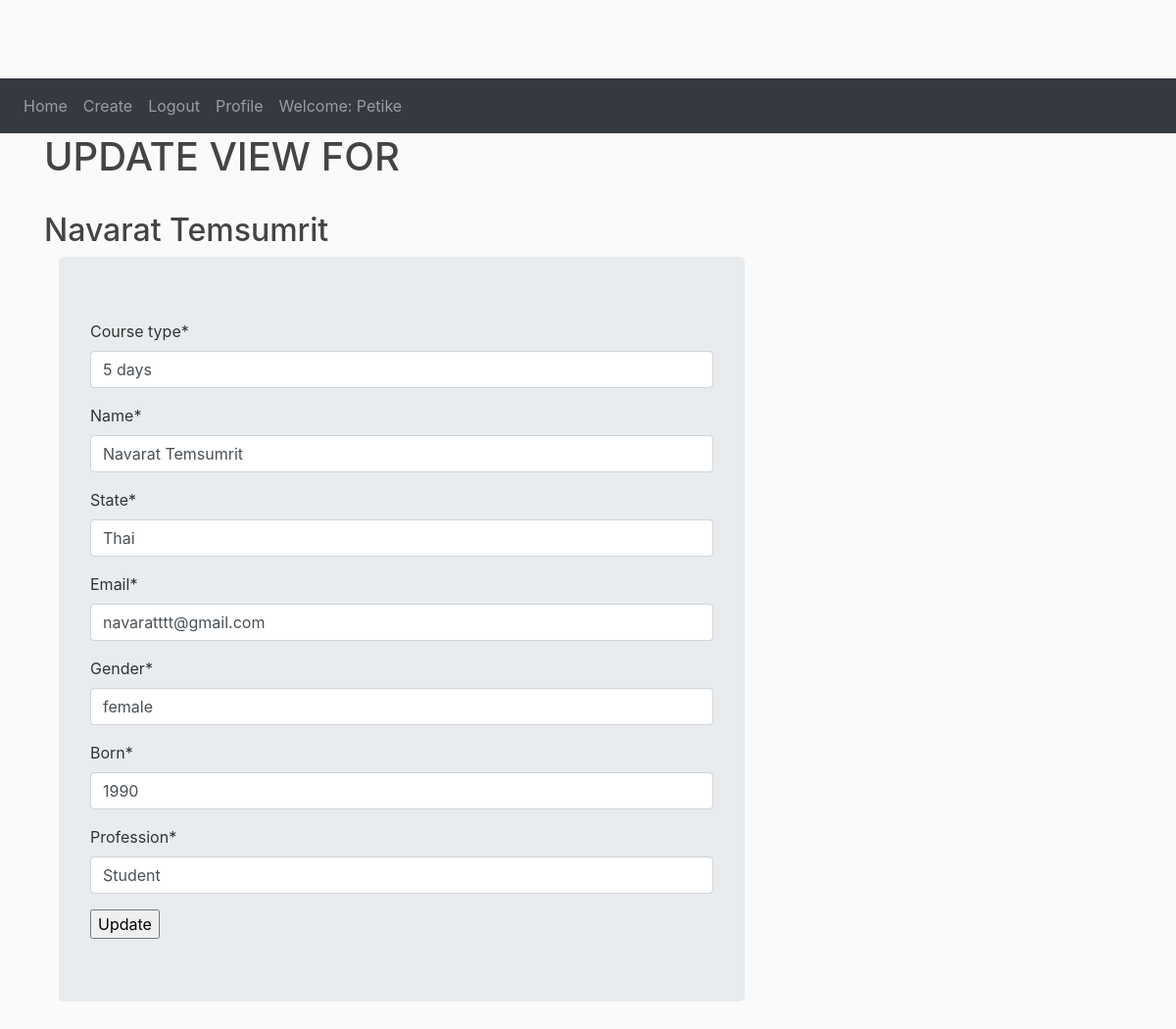
Page /meditater/edit/5/ (signed in) on the committed database.
### meditater/models.py (models this page shows, shortened)
class Meditater(models.Model):
    year = models.CharField(max_length=264)
    course_type = models.CharField(max_length=120)
    name = models.CharField(max_length=20)
    state = models.CharField(max_length=10, null=True)
    email = models.EmailField(max_length=60)
    gender = models.CharField(max_length=60)
    born = models.CharField(max_length=60)
    profession = models.CharField(max_length=60)
    remarks = models.TextField(max_length=1000, blank=True)

### meditater/views.py (the view)
# urls.py: path('edit/<int:pk>/', MeditaterUpdateView.as_view(), name='meditater_edit'),
class MeditaterUpdateView(LoginRequiredMixin, UpdateView):
    model = Meditater
    template_name = "meditater/meditater_edit.html"
    fields = ['course_type',
              'name',
              'state',
              'email',
              'gender',
              'born',
              'profession']
    success_url = reverse_lazy('meditater:meditater_list')

### meditater/templates/meditater/meditater_edit.html
{% extends 'meditater/base.html' %}
{% load crispy_forms_tags %}
{% block content %}
<h1>UPDATE VIEW FOR </h1> <br> <h2>{{object.name}}</h2>
<div class="container">
    <div class="jumbotron">
<form method="post">{% csrf_token %}
    {{ form|crispy }}
    <input type="submit" value="Update">
</form>
    </div>
    </div>
{% endblock %}

### meditater/templates/meditater/base.html (shortened to what this page needs)
{% load static %}
<!DOCTYPE html>
<html>
<head>
   <link rel="stylesheet" href="https://maxcdn.bootstrapcdn.com/bootstrap/4.0.0/css/bootstrap.min.css">
<link rel="stylesheet" type="text/css" href="{% static 'meditater/main.css' %}">
   <nav class="navbar navbar-expand-sm bg-dark navbar-dark">
  <ul class="navbar-nav">
      {% if user.is_authenticated %}
    <li class="nav-item">
      <a class="nav-link" href="{% url 'meditater:home' %}">Home</a>
    </li>
    <li class="nav-item">
      <a class="nav-link" href="{% url 'meditater:meditater_create' %}">Create</a>
    </li>
    <li class="nav-item">
      <a class="nav-link" href="{% url 'logout' %}">Logout</a>
    </li>
       <li class="nav-item">
      <a class="nav-link" href="{% url 'profile' %}">Profile</a>
    </li>
       <li class="nav-item">
      <a class="nav-link justify-content-end" href="#">Welcome: {{user.username}}</a>
    </li>
      {% endif %}
  </ul>
</nav>
</head>
<body>
 <main role="main" class="container">
      <div class="row">
        <div class="col-md-8">
            {% block content %}{% endblock %}
        </div>
        </div>
    </main>
</body>
</html>

### meditater/static/meditater/main.css (style rules this page uses)
body { background: #fafafa; color: #333333; margin-top: 5rem; }
h1, h2, h3, h4, h5, h6 { color: #444444; }
ul { margin: 0; }

### rows in the picture
Meditater: name "Navarat Temsumrit", course_type "5 days", state "Thai", email "navaratttt@gmail.com", gender "female", born "1990", profession "Student"

### other values in the picture
{{ user.username }} "Petike"
